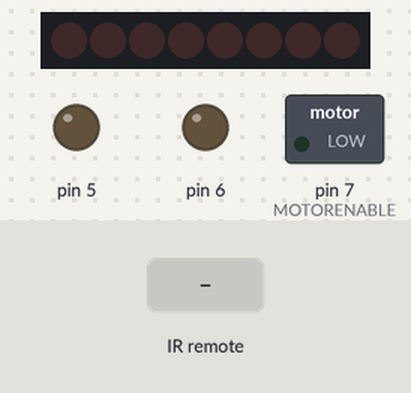
A sketch run on a simulated Arduino Uno, built with avr-gcc and run on an emulated ATmega328P. Parts: 8 shift-register outputs drawn as a row of LEDs (first output left, lit = HIGH), switched loads named in the sketch (green lamp = pin HIGH), output pins drawn as LEDs (lit = HIGH). Wiring (inferred from the names in the program): shift register (74HC595): data pin 8; shift clock pin 4; latch pin 12. Wiring (inferred from the signals the program sends): row of LEDs: on Q0, Q1, Q2, Q3, Q4, Q5, Q6, Q7. The inputs (shaded band) are chosen by the test bench. Pins used as bus, display or sensor lines are not drawn; what the sketch prints to the serial monitor is not drawn.

Above: at 1.2 s.
1.3 s: infrared code 0x2EB5C035 received
At 2.3 s:
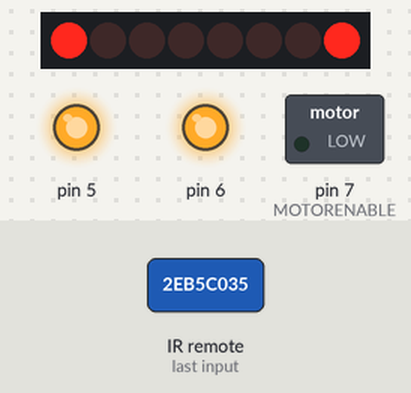
2.8 s: infrared code 0x129F1E59 received
At 3.9 s:
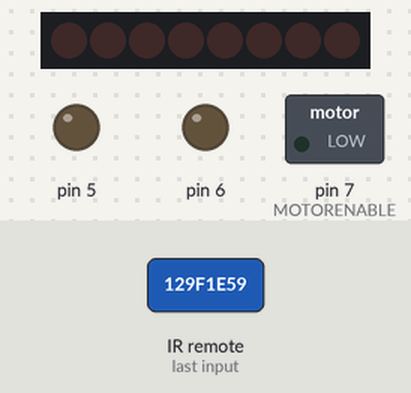
4.8 s: infrared code 0x17F77895 received
At 6.0 s:
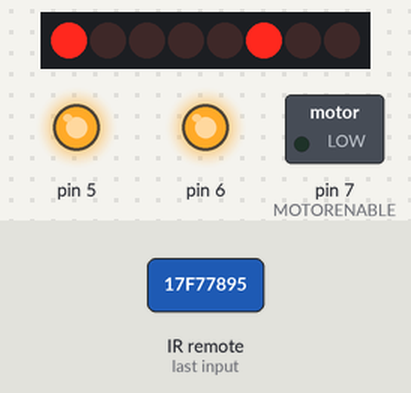
6.3 s: infrared code 0xEA7526F9 received
At 7.3 s:
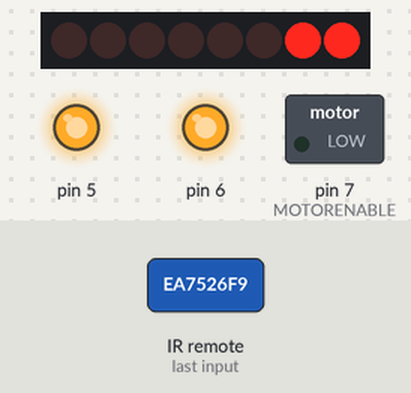
7.8 s: infrared code 0x2EB5C035 received
At 8.4 s:
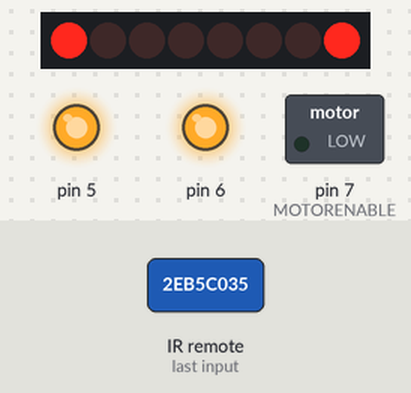
9.3 s: infrared code 0x17F77895 received
At 11.2 s:
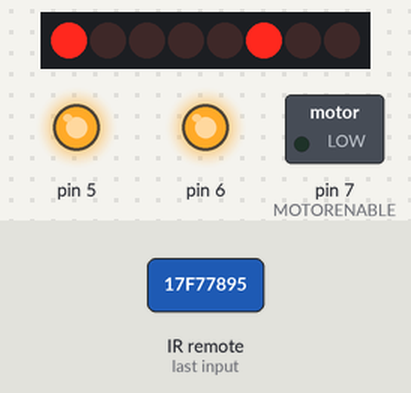
Timing chart, 0 to 12.3 s (numbered marks = the images above; inputs shaded):
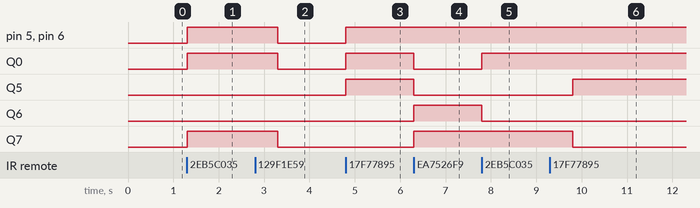

The sketch:

blp_2wd_bot2_rev4_servo.ino
```cpp
// Simple Adafruit Motor Shield sketch
// -----------------------------------
//
// By arduino.cc user "Krodal".
// June 2012
// Open Source / Public Domain
//
// Using Arduino 1.0.1
//
// A simple sketch for the Adafruit motor shield,
// without using the Adafruit library.
//
// The outputs can be used for DC-motors
// (either full H-bridge or just On and Off), lights,
// relays, solenoids, etc.
// But stepper motors can not be used !
// Servo motors can be used with the default Servo library.
//
// A maximum of 4 DC motors can be used with full-bridge,
// or a maximum of 8 normal outputs, or a combination.
// Two servo motors can always be used, they use the +5V
// of the Arduino board, so the voltage regulator could
// get hot.
//
// Tested with an Ebay clone with the Arduino Uno.
//
// Parts of the code are from the Adafruit Motor Shield
// library.
// The Adafruit program is public domain.
// This code is also public domain
//
// This simplified program is using the normal
// Arduino library functions as much as possible.
//
// The motors will make a whistling sound,
// due to the analogWrite() PWM frequency.
// The Adafruit library is specifically designed to avoid
// this, so use the Adafruit library for a better result.
//
//
//
// Connector usage
// ---------------
// The order is different than what you would expect.
// If the Arduino (Uno) board is held with the USB
// connector to the left, the positive (A) side is
// at the top (north), and the negative (B) side is
// the bottom (south) for both headers.
//
//   Connector X1:
//     M1 on outside = MOTOR1_A   (+) north
//     M1 on inside  = MOTOR1_B   (-)
//     middle        = GND
//     M2 on inside  = MOTOR2_A   (+)
//     M2 on outside = MOTOR2_B   (-) south
//
//   Connector X2:
//     M3 on outside = MOTOR3_B   (-) south
//     M3 on inside  = MOTOR3_A   (+)
//     middle        = GND
//     M4 on inside  = MOTOR4_B   (-)
//     M4 on outside = MOTOR4_A   (+) north
//
//
//         -------------------------------
//         | -+s                         |
//         | -+s                         |
//    M1 A |                             | M4 A
//    M1 B |                             | M4 B
//    GND  |                             | GND
//    M2 A |                             | M3 A
//    M2 B |                             | M3 B
//         |                       ..... |
//         -------------------------------
//                + -
//
//
//
// Pin usage with the Adafruit Motorshield
// ---------------------------------------
// Analog pins: not used at all
//     A0 ... A5 are still available
//     They all can also be used as digital pins.
//     Also I2C (A4=SDA and A5=SCL) can be used.
//     These pins have a breadboard area on the shield.
// Digital pins: used: 3,4,5,6,7,8,9,10,11,12
//     Pin 9 and 10 are only used for the servo motors.
//     Already in use: 0 (RX) and 1 (TX).
//     Unused: 2,13
//     Pin 2 has an soldering hole on the board,
//           easy to connect a wire.
//     Pin 13 is also connected to the system led.
// I2C is possible, but SPI is not possible since
// those pins are used.
//

/*
 * IRremote: IRrecvDemo - demonstrates receiving IR codes with IRrecv
 * An IR detector/demodulator must be connected to the input RECV_PIN.
 * Version 0.1 July, 2009
 * Copyright 2009 Ken Shirriff
 * http://arcfn.com
 */


#include <Servo.h>
#include <IRremote.h>

int RECV_PIN = 16;  // IR REC Signal - A2
// Arduino pins for the shift register
#define MOTORLATCH 12
#define MOTORCLK 4
#define MOTORENABLE 7
#define MOTORDATA 8

// 8-bit bus after the 74HC595 shift register
// (not Arduino pins)
// These are used to set the direction of the bridge driver.
#define MOTOR1_A 2
#define MOTOR1_B 3
#define MOTOR2_A 1
#define MOTOR2_B 4
#define MOTOR3_A 5
#define MOTOR3_B 7
#define MOTOR4_A 0
#define MOTOR4_B 6

// Arduino pins for the PWM signals.
#define MOTOR1_PWM 11
#define MOTOR2_PWM 3
#define MOTOR3_PWM 6
#define MOTOR4_PWM 5
#define SERVO1_PWM 10
#define SERVO2_PWM 9

// Codes for the motor function.
#define FORWARD 1
#define BACKWARD 2
#define BRAKE 3
#define RELEASE 4


#define TRIGGER_PIN  14  // Arduino pin tied to trigger pin on the ultrasonic sensor.
#define ECHO_PIN     15  // Arduino pin tied to echo pin on the ultrasonic sensor.
#define MAX_DISTANCE 200 // Maximum distance we want to ping for (in centimeters). Maximum sensor distance is rated at 400-500cm.


#define C_FORWARD  10
#define C_BACKWARD 15
#define C_STOP  20
#define C_TURN_CC 30

// Declare classes for Servo connectors of the MotorShield.
 Servo servo_1;
 Servo servo_2;
   int count=0;
 int command[140];
 int commandTimer[140];
 int commandCounter=0;
 boolean record = false;
 int playbackCounter=0;

IRrecv irrecv(RECV_PIN);
decode_results results;


void setup()
{
   Serial.begin(9600);
   Serial.println("Simple Barry Robot sketch");

   // ultrasonic setup
   pinMode(TRIGGER_PIN,OUTPUT);
   pinMode(ECHO_PIN, INPUT); // Use LED indicator (if required)
   record = true;

    irrecv.enableIRIn(); // Start the receiver
}


void goForward(int time)
{
    Serial.print("FORWARD:");
    Serial.print(time);
    motor(3, BACKWARD,255);
    motor(4, BACKWARD, 255);
    delay(time);
    recordCommand(C_FORWARD, time);
}

void goBackward(int time)
{
    recordCommand(C_BACKWARD, time);
    Serial.print("BACKWARD:");
    Serial.print(time);
    motor(3, FORWARD,255);
    motor(4, FORWARD, 255);
    delay(time);
}

void turnCounterClock(int  time)
{
    recordCommand(C_TURN_CC, time);
    Serial.print("TURN CounterClockwise:");
    Serial.print(time);
    motor(3, FORWARD, 255);
    motor(4, RELEASE,0);
    delay(time);
}

void turnClockwise(int  time)
{
    Serial.print("TURN Clockwise:");
    Serial.print(time);
    motor(4, FORWARD, 255);
    motor(3, RELEASE,0);
    delay(time);
}

void spin(int  time)
{
    Serial.print("SPIN Clockwise:");
    Serial.print(time);
    motor(4, FORWARD, 255);
    motor(3, BACKWARD,255);
    delay(time);
}

void goStop(int time)
{
    recordCommand(C_STOP, time);
    Serial.print("STOP:");
    Serial.print(time);
    motor(3,RELEASE,0);
    motor(4,RELEASE,0);
    delay(time);
}

void recordCommand(int c, int time)
{
  if (record)
  {
     command[commandCounter] = c;
     commandTimer[commandCounter] = time;
    commandCounter++;
  }
}


void playback()
{
  record = false;
  // reverse
  playbackCounter = commandCounter--;
  for (int i=playbackCounter; i>=0; i--)
  {
    Serial.println("PLAYBACK ");
    Serial.println(i);
      int time = commandTimer[i];

      if (command[i] == C_FORWARD)
      {
        goBackward(time);
      }
      if (command[i] == C_TURN_CC)
      {
       turnClockwise(time);
      }
      if (command[i] == C_BACKWARD)
      {
        goForward(time);
      }
      if (command[i] == C_STOP)
      {
        goStop(time);
      }
  }
}


void loop()
{
    if (irrecv.decode(&results)) {
      Serial.println(results.value);
      irrecv.resume(); // Receive the next value

      // hitachi vcr remote
      if (results.value == 0x2EB5C035)
      {
        Serial.println("PLAY");
        spin(2000);
      }
       if (results.value == 312417881)
      {
        Serial.println("STOP");
        goStop(1000);
      }
      if (results.value == 402094229)
      {
        Serial.println("REW");
        goBackward(500);
      }
      if (results.value == 3933546233)
      {
        Serial.println("FWD");
        goForward(500);
      }
  }

  // autonomous mode

//  count++ ;
//  if(count==4)
//  {
//      record = false;
//    //  spin(5000);
//      goStop(1000);
//      playback();
//  }
//
//  if (count==5)
//  {
//    spin(5000);
//  }
//
//  if (count>3)
//  {
//
//     goStop(10000);
//  }
//  else
//  {
//
//    long dist = ping ();
//
//     while (dist>20)
//     {
//       goForward(100);
//       dist = ping();
//     }
//
//    if (dist==0)
//    {
//      count=20;
//      Serial.println("no sensor");
//    }
//
//    goStop(500);
//
//    goBackward(1000);
//
//    goStop(500);
//
//    turnCounterClock(300);
//
//    goStop(500);
//  }
}


// Initializing
// ------------
// There is no initialization function.
//
// The shiftWrite() has an automatic initializing.
// The PWM outputs are floating during startup,
// that's okay for the Adafruit Motor Shield, it stays off.
// Using analogWrite() without pinMode() is valid.
//


// ---------------------------------
// motor
//
// Select the motor (1-4), the command,
// and the speed (0-255).
// The commands are: FORWARD, BACKWARD, BRAKE, RELEASE.
//
void motor(int nMotor, int command, int speed)
{
   int motorA, motorB;

   if (nMotor >= 1 && nMotor <= 4)
   {
     switch (nMotor)
     {
     case 1:
       motorA   = MOTOR1_A;
       motorB   = MOTOR1_B;
       break;
     case 2:
       motorA   = MOTOR2_A;
       motorB   = MOTOR2_B;
       break;
     case 3:
       motorA   = MOTOR3_A;
       motorB   = MOTOR3_B;
       break;
     case 4:
       motorA   = MOTOR4_A;
       motorB   = MOTOR4_B;
       break;
     default:
       break;
     }

     switch (command)
     {
     case FORWARD:
       motor_output (motorA, HIGH, speed);
       motor_output (motorB, LOW, -1);     // -1: no PWM set
       break;
     case BACKWARD:
       motor_output (motorA, LOW, speed);
       motor_output (motorB, HIGH, -1);    // -1: no PWM set
       break;
     case BRAKE:
       // The AdaFruit library didn't implement a brake.
       // The L293D motor driver ic doesn't have a good
       // brake anyway.
       // It uses transistors inside, and not mosfets.
       // Some use a software break, by using a short
       // reverse voltage.
       // This brake will try to brake, by enabling
       // the output and by pulling both outputs to ground.
       // But it isn't a good break.
       motor_output (motorA, LOW, 255); // 255: fully on.
       motor_output (motorB, LOW, -1);  // -1: no PWM set
       break;
     case RELEASE:
       motor_output (motorA, LOW, 0);  // 0: output floating.
       motor_output (motorB, LOW, -1); // -1: no PWM set
       break;
     default:
       break;
     }
   }
}


// ---------------------------------
// motor_output
//
// The function motor_ouput uses the motor driver to
// drive normal outputs like lights, relays, solenoids,
// DC motors (but not in reverse).
//
// It is also used as an internal helper function
// for the motor() function.
//
// The high_low variable should be set 'HIGH'
// to drive lights, etc.
// It can be set 'LOW', to switch it off,
// but also a 'speed' of 0 will switch it off.
//
// The 'speed' sets the PWM for 0...255, and is for
// both pins of the motor output.
//   For example, if motor 3 side 'A' is used to for a
//   dimmed light at 50% (speed is 128), also the
//   motor 3 side 'B' output will be dimmed for 50%.
// Set to 0 for completelty off (high impedance).
// Set to 255 for fully on.
// Special settings for the PWM speed:
//    Set to -1 for not setting the PWM at all.
//
void motor_output (int output, int high_low, int speed)
{
   int motorPWM;

   switch (output)
   {
   case MOTOR1_A:
   case MOTOR1_B:
     motorPWM = MOTOR1_PWM;
     break;
   case MOTOR2_A:
   case MOTOR2_B:
     motorPWM = MOTOR2_PWM;
     break;
   case MOTOR3_A:
   case MOTOR3_B:
     motorPWM = MOTOR3_PWM;
     break;
   case MOTOR4_A:
   case MOTOR4_B:
     motorPWM = MOTOR4_PWM;
     break;
   default:
     // Use speed as error flag, -3333 = invalid output.
     speed = -3333;
     break;
   }

   if (speed != -3333)
   {
     // Set the direction with the shift register
     // on the MotorShield, even if the speed = -1.
     // In that case the direction will be set, but
     // not the PWM.
     shiftWrite(output, high_low);

     // set PWM only if it is valid
     if (speed >= 0 && speed <= 255)
     {
       analogWrite(motorPWM, speed);
     }
   }
}


// ---------------------------------
// shiftWrite
//
// The parameters are just like digitalWrite().
//
// The output is the pin 0...7 (the pin behind
// the shift register).
// The second parameter is HIGH or LOW.
//
// There is no initialization function.
// Initialization is automatically done at the first
// time it is used.
//
void shiftWrite(int output, int high_low)
{
   static int latch_copy;
   static int shift_register_initialized = false;

   // Do the initialization on the fly,
   // at the first time it is used.
   if (!shift_register_initialized)
   {
     // Set pins for shift register to output
     pinMode(MOTORLATCH, OUTPUT);
     pinMode(MOTORENABLE, OUTPUT);
     pinMode(MOTORDATA, OUTPUT);
     pinMode(MOTORCLK, OUTPUT);

     // Set pins for shift register to default value (low);
     digitalWrite(MOTORDATA, LOW);
     digitalWrite(MOTORLATCH, LOW);
     digitalWrite(MOTORCLK, LOW);
     // Enable the shift register, set Enable pin Low.
     digitalWrite(MOTORENABLE, LOW);

     // start with all outputs (of the shift register) low
     latch_copy = 0;

     shift_register_initialized = true;
   }

   // The defines HIGH and LOW are 1 and 0.
   // So this is valid.
   bitWrite(latch_copy, output, high_low);

   // Use the default Arduino 'shiftOut()' function to
   // shift the bits with the MOTORCLK as clock pulse.
   // The 74HC595 shiftregister wants the MSB first.
   // After that, generate a latch pulse with MOTORLATCH.
   shiftOut(MOTORDATA, MOTORCLK, MSBFIRST, latch_copy);
   delayMicroseconds(5);    // For safety, not really needed.
   digitalWrite(MOTORLATCH, HIGH);
   delayMicroseconds(5);    // For safety, not really needed.
   digitalWrite(MOTORLATCH, LOW);
}

   unsigned long ping(){
      unsigned int duration;
      unsigned int distance;
    //* The following trigPin/echoPin cycle is used to determine the
    // distance of the nearest object by bouncing soundwaves off of it. */
     digitalWrite(TRIGGER_PIN, LOW);
     delayMicroseconds(2);

     digitalWrite(TRIGGER_PIN, HIGH);
     delayMicroseconds(10);

     digitalWrite(TRIGGER_PIN, LOW);
     duration = pulseIn(ECHO_PIN, HIGH);

     //Calculate the distance (in cm) based on the speed of sound.
     distance = duration/58.2;

//     if (distance >= maximumRange || distance <= minimumRange){
//     /* Send a negative number to computer and Turn LED ON
//     to indicate "out of range" */
//     Serial.println("-1");
//     digitalWrite(LEDPin, HIGH);
//     }
//     else {
//     /* Send the distance to the computer using Serial protocol, and
//     turn LED OFF to indicate successful reading. */
//     Serial.println(distance);
//     digitalWrite(LEDPin, LOW);
//     }
       Serial.println("PING:");
       Serial.println(distance);

  //ultrasoundValue = (echo / 58.138) * .39; //convert to CM then to inches
  return distance;
 }
```

Measured:
- after the input at 1.3 s, pin 5, pin 6, Q0, Q7: LOW → HIGH at once
- after the input at 2.8 s, pin 5, pin 6, Q0, Q7: HIGH → LOW after 0.50 s
- after the input at 4.8 s, pin 5, pin 6, Q0, Q5: LOW → HIGH at once
- after the input at 6.3 s, Q0, Q5: HIGH → LOW at once; Q6, Q7: LOW → HIGH at once
- after the input at 7.8 s, Q0: LOW → HIGH at once; Q6: HIGH → LOW at once
- after the input at 9.3 s, Q5: LOW → HIGH after 0.50 s; Q7: HIGH → LOW after 0.50 s
